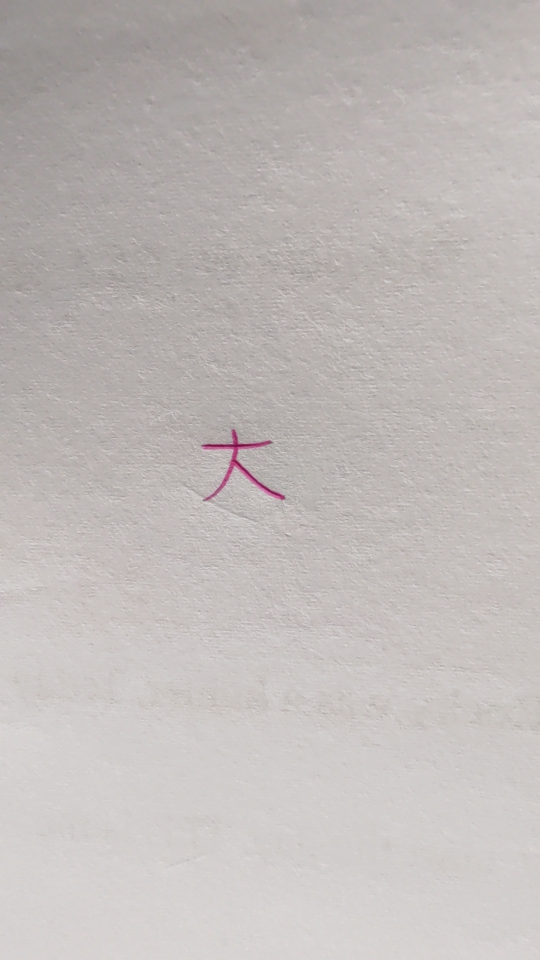
#> input picture A012.jpg, 1080 x 1920 px (shown at 1/2 size)
$ jupyter execute --allow-errors '主程式1128部署用.ipynb'
#> lines starting #> are read from the running program, lines starting #| are printed output that depends on the picture; after the words box and inside, x2 and y2 are one past the last pixel; in counts of white or black regions, pixels touching at a corner belong together
<a href="https://colab.research.google.com/github/MeldaChen/Group-4/blob/main/%E4%B8%BB%E7%A8%8B%E5%BC%8F1128%E9%83%A8%E7%BD%B2%E7%94%A8.ipynb" target="_parent"></a>

[cell 1]
import cv2
import numpy as np
import IPython.display as dp
from google.colab.patches import cv2_imshow
from PIL import ImageFont, ImageDraw, Image
from matplotlib import pyplot as plt

m1 = cv2.imread('A012.jpg', 1)
#> m1 is the input picture: shape (1920, 1080, 3); mean B, G, R 184.3, 186.6, 192.1

copy = m1.copy()

m1_g = cv2.cvtColor(m1, cv2.COLOR_BGR2GRAY) # 手寫字轉灰階

ret, m1_new = cv2.threshold(m1_g, 127, 255, cv2.THRESH_BINARY) # 手寫字轉黑底白字
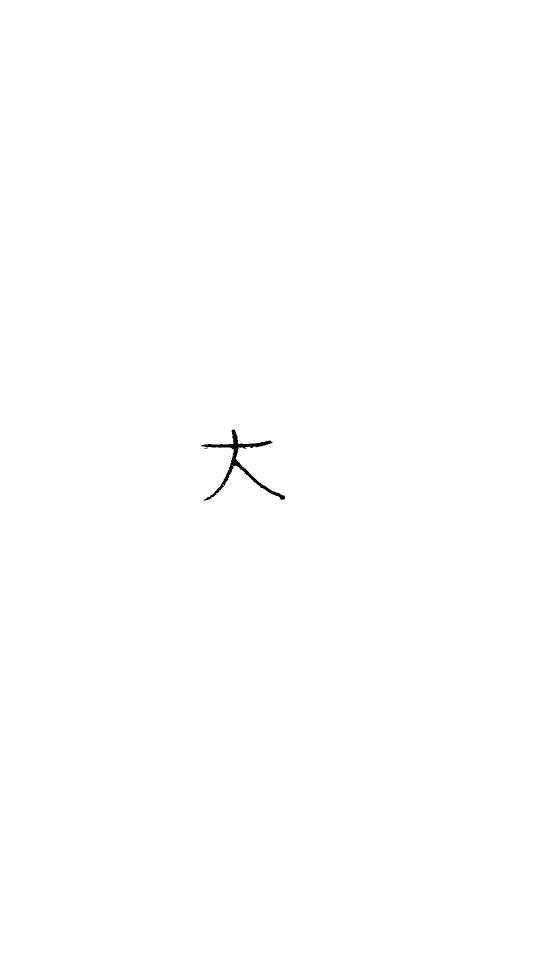
#> m1_new: shape (1920, 1080) (shown at 1/2 size); 99.9% white; 2 black regions (1 under 20 px), largest, box (x1, y1, x2, y2) and area: (403, 859, 570, 1001) 2825

erode = cv2.erode(copy, np.ones((30, 30))) #抓字
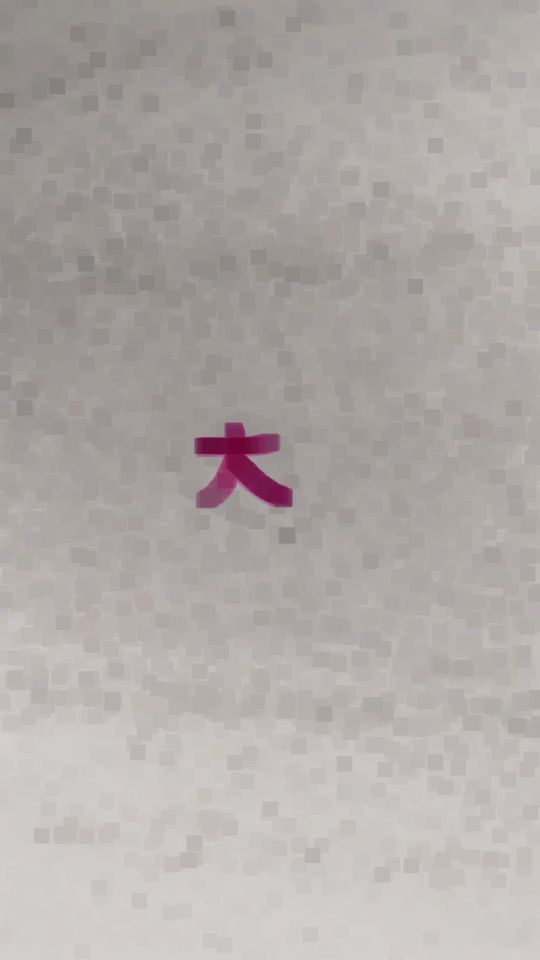
#> erode: shape (1920, 1080, 3) (shown at 1/2 size); mean B, G, R 168, 170.1, 176.2

gray = cv2.cvtColor(copy, cv2.COLOR_BGR2GRAY) #轉灰階

blur = cv2.GaussianBlur(gray,(5,5),0)   #模糊化


canny = cv2.Canny(blur, 70, 210)
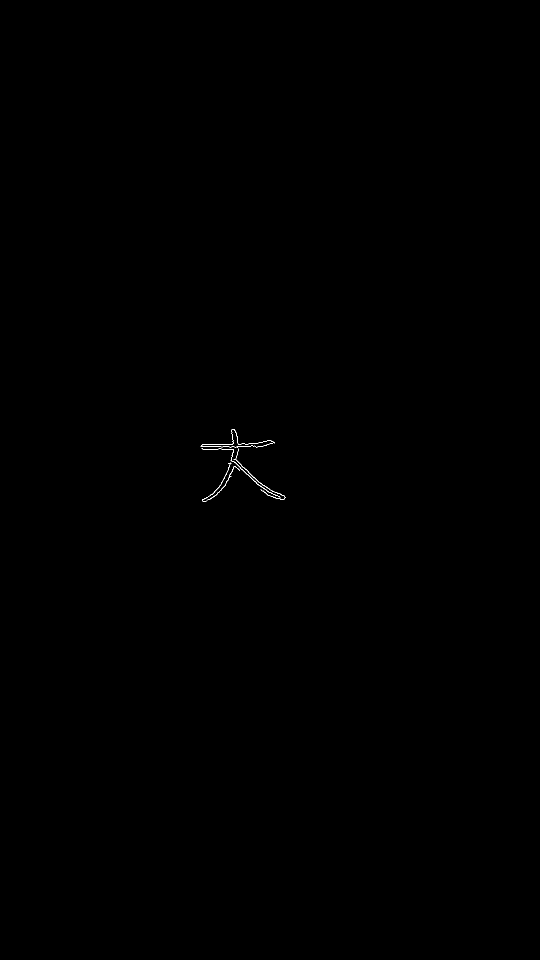
#> canny: shape (1920, 1080) (shown at 1/2 size); 0.06% white in thin lines or dots, all inside (x1, y1, x2, y2) = (401, 859, 571, 1003)

th, canny = cv2.threshold(canny, 10, 255, cv2.THRESH_BINARY)

morph = cv2.morphologyEx(canny, cv2.MORPH_GRADIENT, np.ones((10, 10)))
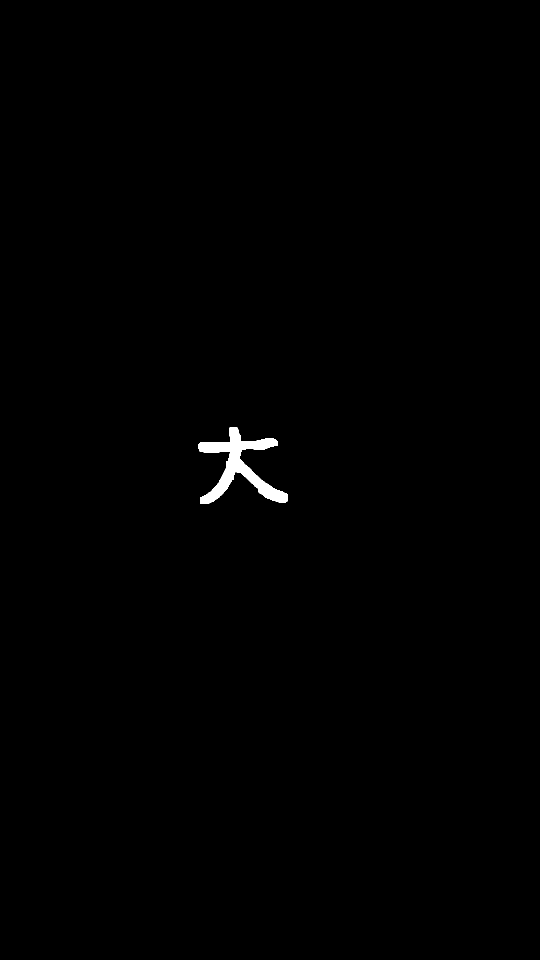
#> morph: shape (1920, 1080) (shown at 1/2 size); 0.42% white; 1 white region
p, t = cv2.findContours(morph, cv2.RETR_EXTERNAL, cv2.CHAIN_APPROX_SIMPLE)
#> p = 1 contour; box (x1, y1, x2, y2) and area: (397, 855, 576, 1008) 8380; t = [[-1, -1, -1, -1]]
#> `x, y, w, h = cv2.boundingRect(p[0])`: x = 397; y = 855; w = 179; h = 153
#> `capture_img = m1_new[y : y + h, x : x + w]`:
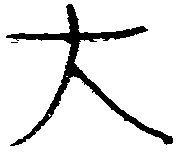
#> capture_img: shape (153, 179); 89.7% white; 2 black regions (1 under 20 px), largest, box (x1, y1, x2, y2) and area: (6, 4, 173, 146) 2825
#> `resize_capture = cv2.resize(capture_img, (50, 50), interpolation=cv2.I..`:
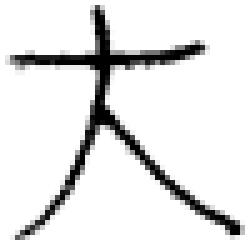
#> resize_capture: shape (50, 50) (shown 5 times larger); min 0, max 255, mean 228.6
#> `ret, img = cv2.threshold(img, 127, 255, cv2.THRESH_BINARY_INV)`:
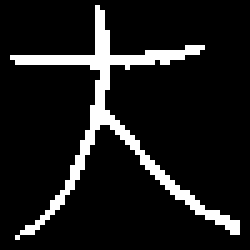
#> img: shape (50, 50) (shown 5 times larger); 10.5% white in thin lines or dots, all inside (x1, y1, x2, y2) = (2, 1, 48, 48)
#> `img = img.reshape(-1)`: img = 2500 values, max 255 at index 69, min 0 at index 0, mean 26.83

#> (the rest of this cell did not finish here and is left out)
